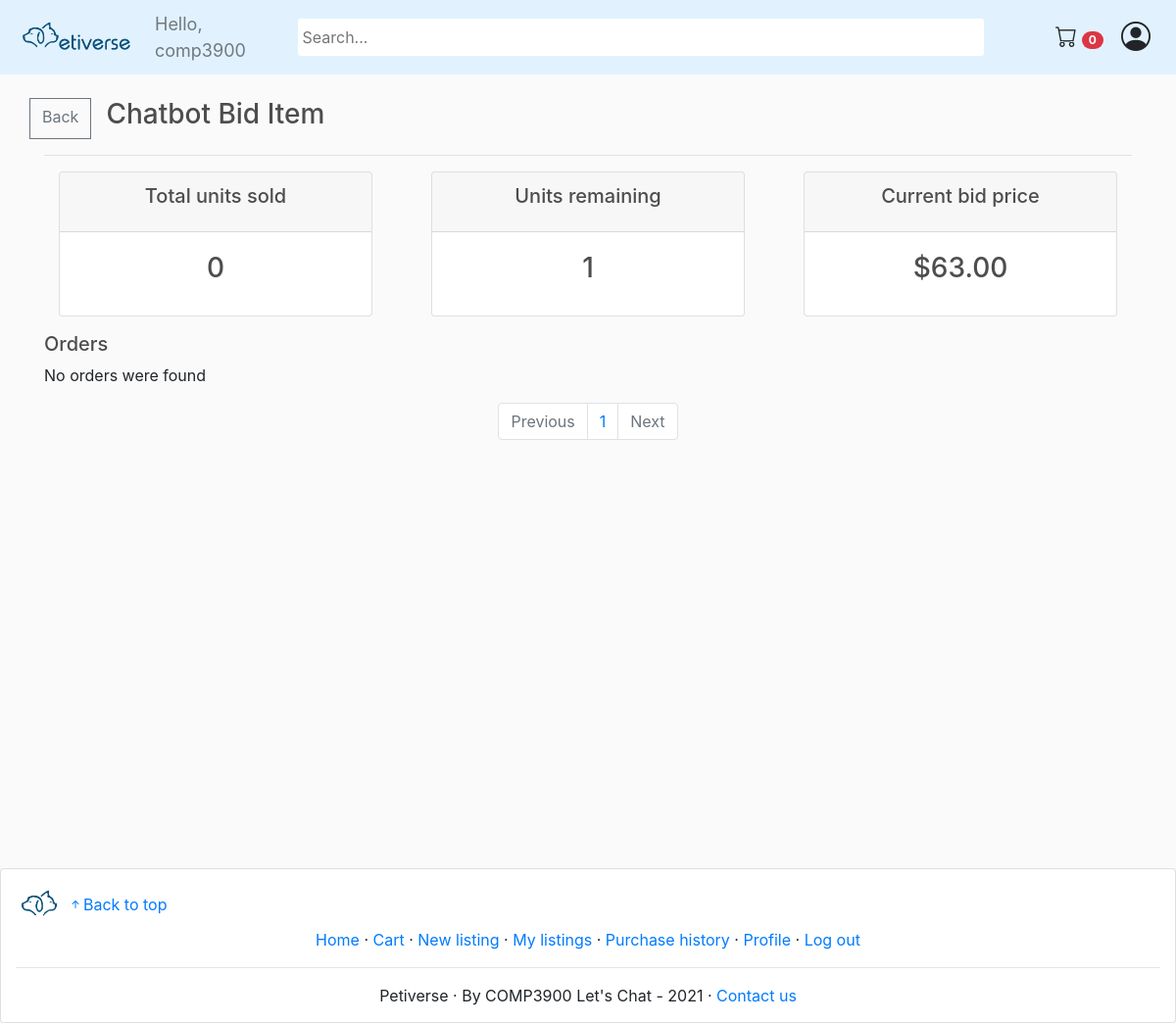
Page /view_orders/chatbot-bid-item/ (signed in) on the earlier database version.
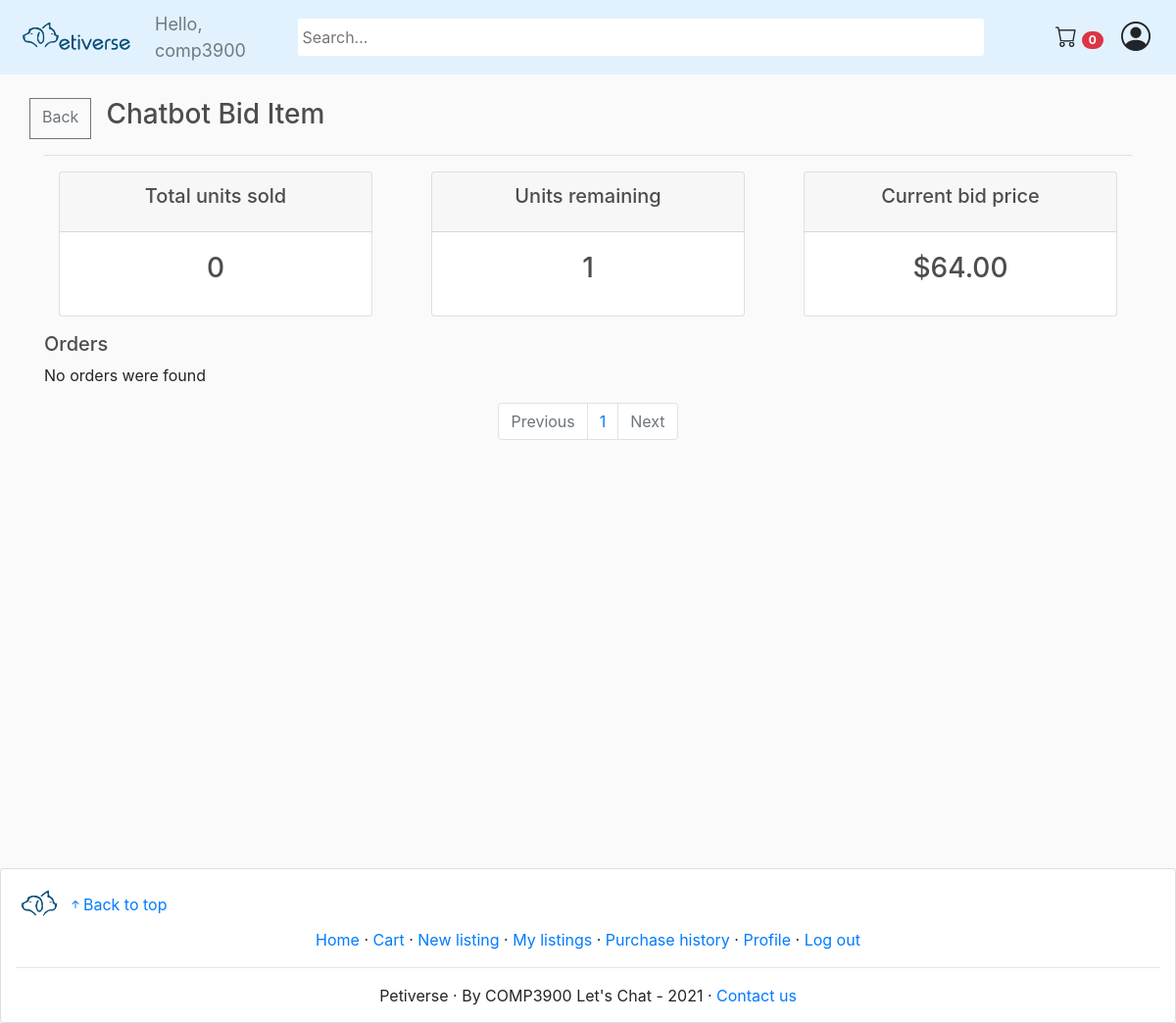
Same page on the later database version.
### store/models.py (models this page shows, shortened)
class Product(models.Model):
    name = models.CharField(max_length=200)
    selling_type = models.CharField(max_length=10, choices=SELLING_CHOICES, default='sale')
    price = models.DecimalField(max_digits=30, decimal_places=2)
    starting_bid = models.DecimalField(max_digits=30, decimal_places=2, default=0)
    end_date = models.DateTimeField(default=timezone.now, blank=True, null=True)
    highest_bidder = models.ForeignKey(Customer, on_delete=models.CASCADE, null=True, blank=True, related_name='highest_bidder')
    remaining_unit = models.IntegerField()
    sold_unit = models.IntegerField(default=0)
    isAnimal = models.BooleanField(default=False,null=True, blank=True)
    description = models.TextField(max_length=1000)
    image = models.ImageField(null=True, blank=True)
    warranty = models.CharField(max_length=200, null=True)
    delivery_period = models.DurationField()
    seller = models.ForeignKey(Customer, on_delete=models.CASCADE, null=True, blank=True)
    tags = TaggableManager()
    estimated_date = models.DateTimeField(editable=False, blank=True, null=True)
    slug_str = models.SlugField(blank=True)
    is_active = models.BooleanField(default=True)
    imageUri = models.TextField(blank=True)

### store/views.py (the view)
# urls.py: path('view_orders/<slug:slug>/', views.view_orders, name="view_orders"),
def view_orders(request, slug=None):
    if not request.user.is_authenticated:
        return redirect('login')
    try:
        product = Product.objects.get(slug_str=slug)
    except ObjectDoesNotExist:
        return HttpResponseNotFound('404: Product listing was not found')
    if product.seller != request.user.customer:
        return HttpResponseForbidden('403: Can only view orders for your own listings')
    order_items = OrderItem.objects.filter(product=product).order_by('-date_added')
    paginator = Paginator(order_items, 100)
    page_number = request.GET.get('page')
    paginated_order_items = paginator.get_page(page_number)
    cartItems = cart_items(request.user.customer)
    context = {
        'product': product,
        'order_items': paginated_order_items,
        'cartItems': cartItems
    }
    return render(request, 'store/view_orders.html', context)

### store/models.py (called while the page is built)
	@property
	def get_cart_items(self):
		orderitems = self.orderitem_set.all()
		total = sum([item.quantity for item in orderitems])
		return total

### store/views.py (called while the page is built)
def cart_items (customer):
    order, created = Order.objects.get_or_create(customer=customer, complete=False)
    items = order.orderitem_set.all()
    items = order.get_cart_items
    return items

### store/templates/store/view_orders.html (shortened to what the changed rows need)
{% extends 'store/main.html' %}
{% load static %}
{% block content %}
    <div class="row">
        <h3 style="margin-left:15px;"><a style="color:inherit" href="{% url 'product_page' product.slug_str %}">{{product.name}}</a></h3>
    </div>
    <div class="row">
        <div class="col">
            <div class="col-sm">
                <div class="card text-center text-white  mb-3">
                      <div class="card-body">
                        <h3 class="card-title">{{product.sold_unit}}</h3>
                      </div>
                </div>
            </div>
        </div>
        <div class="col">
            <div class="col-sm">
                <div class="card text-center text-white  mb-3">
                      <div class="card-body">
                        <h3 class="card-title">{{product.remaining_unit}}</h3>
                      </div>
                </div>
            </div>
        </div>
        <div class="col">
            <div class="col-sm">
                <div class="card text-center text-white  mb-3">
                    {% if product.selling_type == "sale" %}
                        <div class="card-header">
                            <h5 class="card-title">Unit price</h5>
                        </div>
                        <div class="card-body">
                            <h3 class="card-title">${{product.price | floatformat:2}}</h3>
                        </div>
                    {% else %}
                        <div class="card-header">
                            <h5 class="card-title">Current bid price</h5>
                        </div>
                        <div class="card-body">
                            <h3 class="card-title">${{product.starting_bid | floatformat:2}}</h3>
                        </div>
                    {% endif %}
                </div>
            </div>
        </div>
    </div>
{% endblock content %}

Differences in the rows shown:
changed Product "Chatbot Bid Item": starting_bid "63.00" → "64.00"
